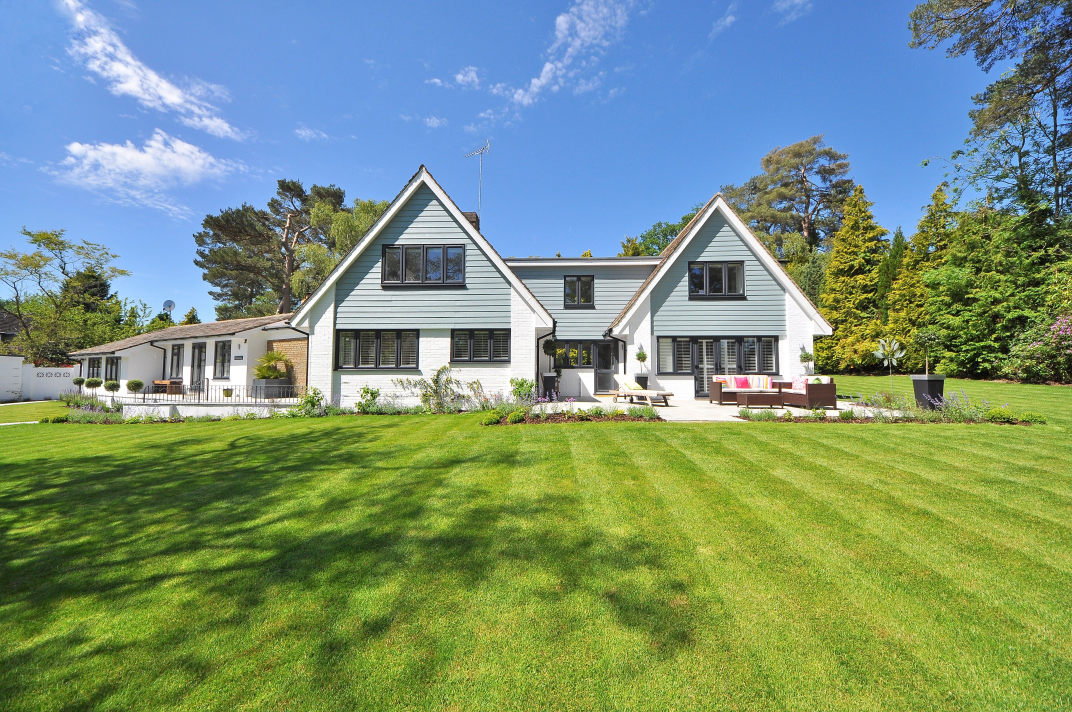
#> input picture img/hero-lawn-original.jpg, 4288 x 2848 px (shown at 1/4 size)
$ python build-hero.py
#> lines starting #> are read from the running program, lines starting #| are printed output that depends on the picture
"""Rebuild the Pexels 280222 hero from the committed original (Pillow required)."""
from io import BytesIO
from pathlib import Path
from PIL import Image

root = Path(__file__).resolve().parents[1]
source = Image.open(root / 'img/hero-lawn-original.jpg').convert('RGB')
#> source is the input picture: PIL image 4288x2848 RGB; mean R, G, B 122.7, 147.1, 119.7
width, height = source.size
#> width = 4288; height = 2848
crop = source.crop((0, round(height * .10), width, round(height * .92)))
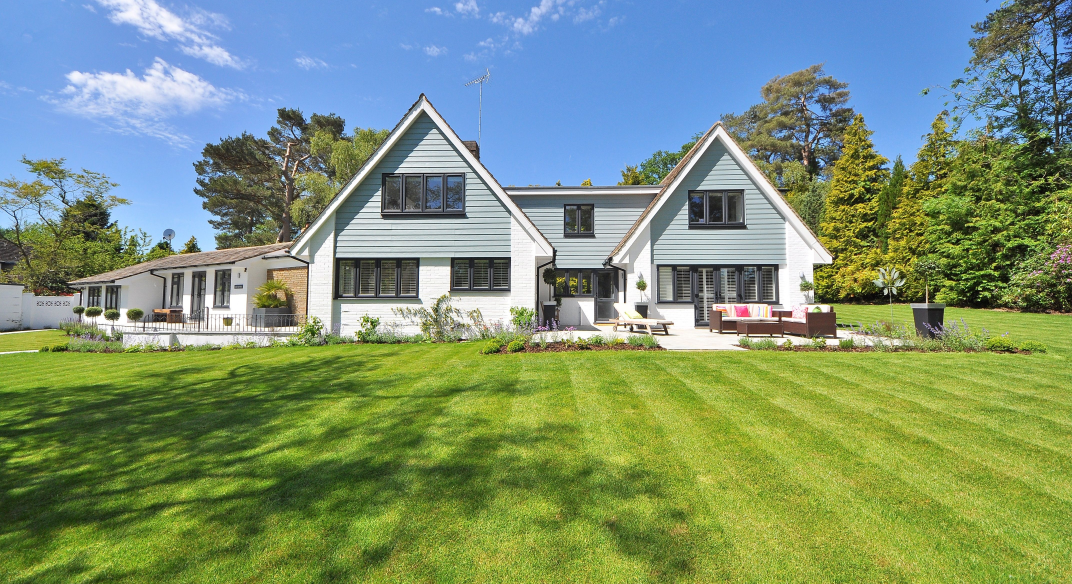
#> crop: PIL image 4288x2335 RGB (shown at 1/4 size); mean R, G, B 125, 147.3, 115.7
for size, name in [(2400, 'hero-lawn.webp'), (1200, 'hero-lawn-1200.webp')]:
    image = crop.resize((size, round(crop.height * size / crop.width)), Image.Resampling.LANCZOS)
    low, high = 10, 85
    best = None
    while low <= high:
        quality = (low + high) // 2
        buffer = BytesIO()
        image.save(buffer, 'WEBP', quality=quality, method=6)
        data = buffer.getvalue()
        if len(data) <= 380000:
            best = data
            low = quality + 1
        else:
            high = quality - 1
    if best is None:
        raise RuntimeError(f'{name} could not meet the 380,000 byte budget')
    (root / 'img' / name).write_bytes(best)
    print(f'{name}: {image.width}×{image.height}, {len(best):,} bytes')
#> this loop made 2 passes
#> pass 2, `image = crop.resize((size, round(crop.height * size / crop.width)), Im..`:
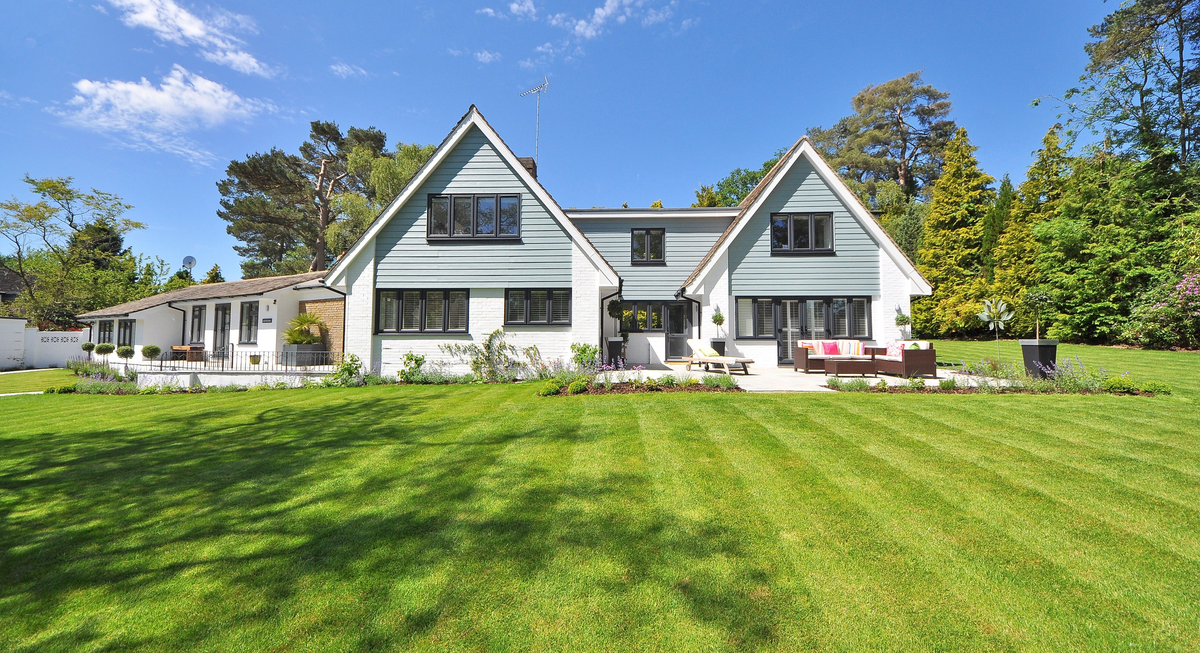
#> image: PIL image 1200x653 RGB; mean R, G, B 125, 147.2, 115.7
